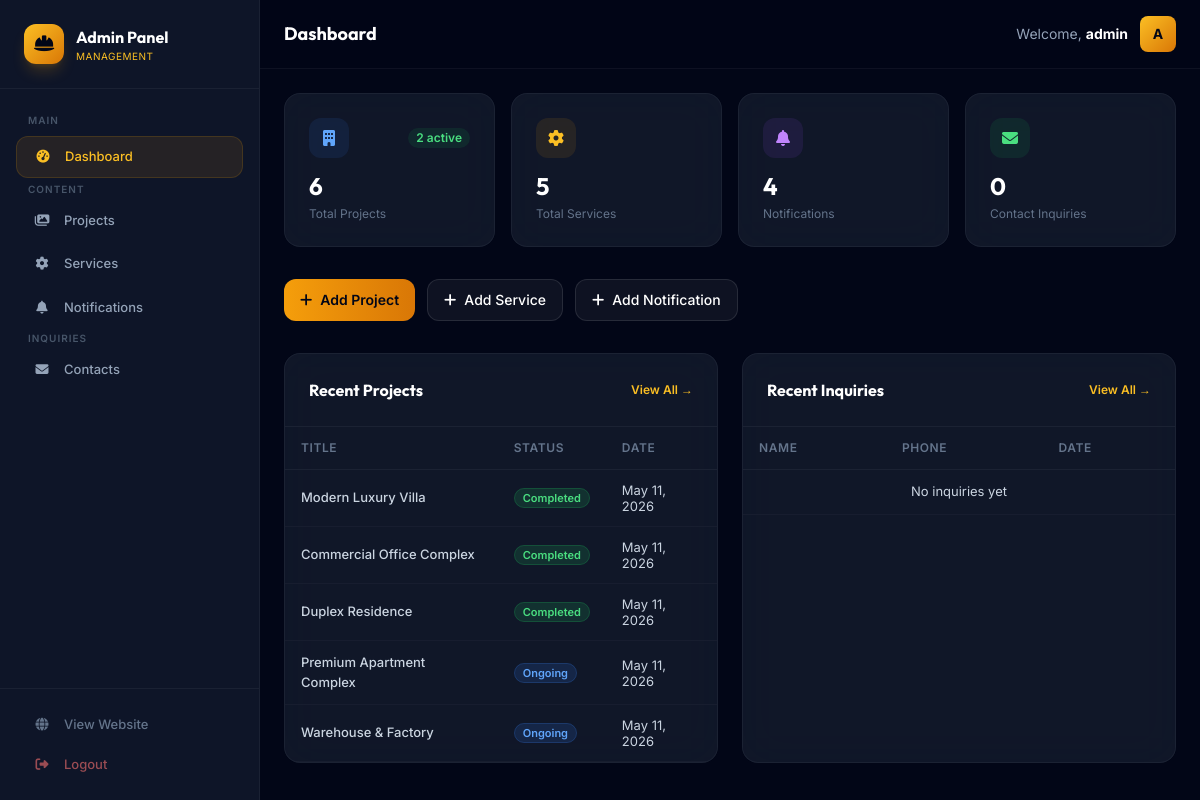
Page /admin/dashboard.php (signed in) on the committed database.
### tables this page shows
CREATE TABLE IF NOT EXISTS projects (
    id INT AUTO_INCREMENT PRIMARY KEY,
    title VARCHAR(255) NOT NULL,
    slug VARCHAR(255) NOT NULL UNIQUE,
    client_name VARCHAR(150) DEFAULT NULL,
    location VARCHAR(255) DEFAULT NULL,
    budget VARCHAR(100) DEFAULT NULL,
    square_feet VARCHAR(100) DEFAULT NULL,
    status ENUM('ongoing','completed','upcoming','on_hold') DEFAULT 'upcoming',
    description TEXT,
    testimonial TEXT,
    rating INT DEFAULT 5,
    video VARCHAR(500) DEFAULT NULL,
    start_date DATE DEFAULT NULL,
    end_date DATE DEFAULT NULL,
    featured TINYINT(1) DEFAULT 0,
    created_at TIMESTAMP DEFAULT CURRENT_TIMESTAMP
);

### includes/auth.php (called while the page is built, shortened)
<?php
function getAdminUsername() {
    return $_SESSION['admin_username'] ?? 'Admin';
}
?>

### includes/db.php (called while the page is built, shortened)
<?php
function sanitize($data) {
    return htmlspecialchars(strip_tags(trim($data)), ENT_QUOTES, 'UTF-8');
}
?>

### admin/dashboard.php (the view, shortened to what this page needs)
<?php
require_once __DIR__ . '/../includes/db.php';
require_once __DIR__ . '/../includes/auth.php';
$adminPageTitle = 'Dashboard';
$totalProjects = $pdo->query("SELECT COUNT(*) FROM projects")->fetchColumn();
$totalServices = $pdo->query("SELECT COUNT(*) FROM services")->fetchColumn();
$totalNotifs = $pdo->query("SELECT COUNT(*) FROM notifications")->fetchColumn();
$totalContacts = $pdo->query("SELECT COUNT(*) FROM contacts")->fetchColumn();
$ongoingProjects = $pdo->query("SELECT COUNT(*) FROM projects WHERE status = 'ongoing'")->fetchColumn();
$recentProjects = $pdo->query("SELECT * FROM projects ORDER BY created_at DESC LIMIT 5")->fetchAll();
$recentContacts = $pdo->query("SELECT * FROM contacts ORDER BY created_at DESC LIMIT 5")->fetchAll();
include __DIR__ . '/includes/admin_header.php';
include __DIR__ . '/includes/admin_sidebar.php';
?>
<div class="grid grid-cols-1 sm:grid-cols-2 lg:grid-cols-4 gap-4 mb-8">
    <div class="admin-stat-card">
        <div class="flex items-center justify-between mb-3">
            <div class="w-10 h-10 rounded-xl bg-blue-500/10 flex items-center justify-center"><i class="fa-solid fa-building text-blue-400"></i></div>
            <span class="text-xs font-semibold text-green-400 bg-green-500/10 px-2 py-0.5 rounded-full"><?= $ongoingProjects ?> active</span>
        </div>
        <p class="text-2xl font-heading font-bold text-white"><?= $totalProjects ?></p>
        <p class="text-dark-500 text-xs mt-1">Total Projects</p>
    </div>
    <div class="admin-stat-card">
        <div class="flex items-center justify-between mb-3">
            <div class="w-10 h-10 rounded-xl bg-primary-500/10 flex items-center justify-center"><i class="fa-solid fa-gear text-primary-400"></i></div>
        </div>
        <p class="text-2xl font-heading font-bold text-white"><?= $totalServices ?></p>
        <p class="text-dark-500 text-xs mt-1">Total Services</p>
    </div>
    <div class="admin-stat-card">
        <div class="flex items-center justify-between mb-3">
            <div class="w-10 h-10 rounded-xl bg-purple-500/10 flex items-center justify-center"><i class="fa-solid fa-bell text-purple-400"></i></div>
        </div>
        <p class="text-2xl font-heading font-bold text-white"><?= $totalNotifs ?></p>
        <p class="text-dark-500 text-xs mt-1">Notifications</p>
    </div>
    <div class="admin-stat-card">
        <div class="flex items-center justify-between mb-3">
            <div class="w-10 h-10 rounded-xl bg-green-500/10 flex items-center justify-center"><i class="fa-solid fa-envelope text-green-400"></i></div>
        </div>
        <p class="text-2xl font-heading font-bold text-white"><?= $totalContacts ?></p>
        <p class="text-dark-500 text-xs mt-1">Contact Inquiries</p>
    </div>
</div>
<div class="flex flex-wrap gap-3 mb-8">
    <a href="<?= SITE_URL ?>/admin/projects/add.php" class="inline-flex items-center gap-2 bg-gradient-to-r from-primary-500 to-primary-600 text-dark-950 px-4 py-2.5 rounded-xl text-sm font-semibold hover:shadow-lg hover:shadow-primary-500/20 transition-all">
        <i class="fa-solid fa-plus"></i> Add Project
    </a>
    <a href="<?= SITE_URL ?>/admin/services/add.php" class="inline-flex items-center gap-2 bg-white/5 border border-white/10 text-white px-4 py-2.5 rounded-xl text-sm font-medium hover:bg-white/10 transition-all">
        <i class="fa-solid fa-plus"></i> Add Service
    </a>
    <a href="<?= SITE_URL ?>/admin/notifications/add.php" class="inline-flex items-center gap-2 bg-white/5 border border-white/10 text-white px-4 py-2.5 rounded-xl text-sm font-medium hover:bg-white/10 transition-all">
        <i class="fa-solid fa-plus"></i> Add Notification
    </a>
</div>
<div class="grid grid-cols-1 lg:grid-cols-2 gap-6">
    <div class="glass-card overflow-hidden">
        <div class="p-6 border-b border-white/5 flex items-center justify-between">
            <h3 class="font-heading font-bold text-white">Recent Projects</h3>
            <a href="<?= SITE_URL ?>/admin/projects/" class="text-primary-400 text-xs font-semibold hover:text-primary-300">View All →</a>
        </div>
        <div class="overflow-x-auto">
            <table class="admin-table">
                <thead><tr><th>Title</th><th>Status</th><th>Date</th></tr></thead>
                <tbody>
                    <?php foreach($recentProjects as $p): ?>
                    <tr>
                        <td class="font-medium text-white"><?= sanitize($p['title']) ?></td>
                        <td><span class="badge-<?= $p['status'] ?> text-[11px] font-semibold px-2 py-0.5 rounded-full"><?= ucfirst(str_replace('_',' ',$p['status'])) ?></span></td>
                        <td class="text-dark-500 text-xs"><?= date('M d, Y', strtotime($p['created_at'])) ?></td>
                    </tr>
                    <?php endforeach; ?>
                </tbody>
            </table>
        </div>
    </div>
    <div class="glass-card overflow-hidden">
        <div class="p-6 border-b border-white/5 flex items-center justify-between">
            <h3 class="font-heading font-bold text-white">Recent Inquiries</h3>
            <a href="<?= SITE_URL ?>/admin/contacts/" class="text-primary-400 text-xs font-semibold hover:text-primary-300">View All →</a>
        </div>
        <div class="overflow-x-auto">
            <table class="admin-table">
                <thead><tr><th>Name</th><th>Phone</th><th>Date</th></tr></thead>
                <tbody>
                    <?php if (empty($recentContacts)): ?><tr><td colspan="3" class="text-center text-dark-500 py-6">No inquiries yet</td></tr><?php endif; ?>
                </tbody>
            </table>
        </div>
    </div>
</div>
</main></div>
</body></html>

### admin/includes/admin_header.php (shortened to what this page needs)
<!DOCTYPE html>
<html lang="en">
<head>
    <script src="https://cdn.tailwindcss.com"></script>
    <link rel="stylesheet" href="https://cdnjs.cloudflare.com/ajax/libs/font-awesome/6.5.1/css/all.min.css">
    <link rel="stylesheet" href="<?= SITE_URL ?>/assets/css/style.css">
</head>
<body class="bg-dark-950 text-white font-body antialiased">

### admin/includes/admin_sidebar.php (shortened to what this page needs)
<?php
$adminPage = basename($_SERVER['PHP_SELF'], '.php');
$adminDir = basename(dirname($_SERVER['PHP_SELF']));
?>
<aside id="admin-sidebar" class="admin-sidebar fixed top-0 left-0 h-full bg-dark-900/95 backdrop-blur-xl border-r border-white/5 flex flex-col z-50">
    <div class="p-6 border-b border-white/5">
        <a href="<?= SITE_URL ?>/admin/dashboard.php" class="flex items-center gap-3">
            <div class="w-10 h-10 bg-gradient-to-br from-primary-400 to-primary-600 rounded-xl flex items-center justify-center shadow-lg shadow-primary-500/20">
                <i class="fa-solid fa-helmet-safety text-dark-950 text-lg"></i>
            </div>
            <div>
                <span class="text-base font-heading font-bold text-white">Admin Panel</span>
                <span class="block text-[10px] text-primary-400 tracking-wider">MANAGEMENT</span>
            </div>
        </a>
    </div>
    <nav class="flex-1 p-4 space-y-1 overflow-y-auto">
        <p class="text-dark-600 text-[10px] font-semibold uppercase tracking-widest px-3 mb-2 mt-2">Main</p>
        <a href="<?= SITE_URL ?>/admin/dashboard.php" class="admin-nav-link <?= $adminPage == 'dashboard' ? 'active' : '' ?>">
            <i class="fa-solid fa-gauge-high w-5 text-center"></i> Dashboard
        </a>
        <p class="text-dark-600 text-[10px] font-semibold uppercase tracking-widest px-3 mb-2 mt-6">Content</p>
        <a href="<?= SITE_URL ?>/admin/projects/" class="admin-nav-link <?= $adminDir == 'projects' ? 'active' : '' ?>">
            <i class="fa-solid fa-images w-5 text-center"></i> Projects
        </a>
        <a href="<?= SITE_URL ?>/admin/services/" class="admin-nav-link <?= $adminDir == 'services' ? 'active' : '' ?>">
            <i class="fa-solid fa-gear w-5 text-center"></i> Services
        </a>
        <a href="<?= SITE_URL ?>/admin/notifications/" class="admin-nav-link <?= $adminDir == 'notifications' ? 'active' : '' ?>">
            <i class="fa-solid fa-bell w-5 text-center"></i> Notifications
        </a>
        <p class="text-dark-600 text-[10px] font-semibold uppercase tracking-widest px-3 mb-2 mt-6">Inquiries</p>
        <a href="<?= SITE_URL ?>/admin/contacts/" class="admin-nav-link <?= $adminDir == 'contacts' ? 'active' : '' ?>">
            <i class="fa-solid fa-envelope w-5 text-center"></i> Contacts
        </a>
    </nav>
    <div class="p-4 border-t border-white/5">
        <a href="<?= SITE_URL ?>" target="_blank" class="admin-nav-link text-dark-500 hover:text-primary-400">
            <i class="fa-solid fa-globe w-5 text-center"></i> View Website
        </a>
        <a href="<?= SITE_URL ?>/admin/logout.php" class="admin-nav-link text-red-400/60 hover:text-red-400 hover:bg-red-500/5">
            <i class="fa-solid fa-right-from-bracket w-5 text-center"></i> Logout
        </a>
    </div>
</aside>
<div class="admin-content min-h-screen">
    <header class="sticky top-0 z-30 bg-dark-950/80 backdrop-blur-xl border-b border-white/5 px-6 py-4 flex items-center justify-between">
        <div class="flex items-center gap-4">
            <h1 class="font-heading font-bold text-white text-lg"><?= $adminPageTitle ?? 'Dashboard' ?></h1>
        </div>
        <div class="flex items-center gap-3">
            <span class="text-dark-400 text-sm hidden sm:block">Welcome, <strong class="text-white"><?= getAdminUsername() ?></strong></span>
            <div class="w-9 h-9 rounded-lg bg-gradient-to-br from-primary-400 to-primary-600 flex items-center justify-center text-dark-950 font-bold text-sm">
                <?= strtoupper(substr(getAdminUsername(), 0, 1)) ?>
            </div>
        </div>
    </header>
    <main class="p-6">

### assets/css/style.css (style rules this page uses)
*, *::before, *::after { box-sizing: border-box; }
.hidden { display: none !important; }
.flex { display: flex; }
.inline-flex { display: inline-flex; }
.grid { display: grid; }
.block { display: block; }
.items-center { align-items: center; }
.justify-center { justify-content: center; }
.justify-between { justify-content: space-between; }
.flex-col { flex-direction: column; }
.flex-wrap { flex-wrap: wrap; }
.flex-1 { flex: 1 1 0%; }
.gap-2 { gap: 0.5rem; }
.gap-3 { gap: 0.75rem; }
.gap-4 { gap: 1rem; }
.gap-6 { gap: 1.5rem; }
.fixed { position: fixed; }
.sticky { position: sticky; }
.top-0 { top: 0; }
.left-0 { left: 0; }
.z-50 { z-index: 50; }
.h-full { height: 100%; }
.w-5 { width: 1.25rem; }
.w-10 { width: 2.5rem; }
.h-10 { height: 2.5rem; }
.min-h-screen { min-height: 100vh; }
.overflow-hidden { overflow: hidden; }
.text-center { text-align: center; }
.text-white { color: #fff; }
.text-xs { font-size: 0.75rem; line-height: 1rem; }
.text-sm { font-size: 0.875rem; line-height: 1.25rem; }
.text-base { font-size: 1rem; line-height: 1.5rem; }
.text-lg { font-size: 1.125rem; line-height: 1.75rem; }
.text-2xl { font-size: 1.5rem; line-height: 2rem; }
.font-medium { font-weight: 500; }
.font-semibold { font-weight: 600; }
.font-bold { font-weight: 700; }
.font-heading { font-family: 'Outfit', sans-serif; }
.font-body { font-family: 'Inter', sans-serif; }
.tracking-wider { letter-spacing: 0.05em; }
.tracking-widest { letter-spacing: 0.1em; }
.uppercase { text-transform: uppercase; }
.antialiased { -webkit-font-smoothing: antialiased; -moz-osx-font-smoothing: grayscale; }
.rounded-full { border-radius: 9999px; }
.rounded-xl { border-radius: 0.75rem; }
.rounded-lg { border-radius: 0.5rem; }
.p-4 { padding: 1rem; }
.p-6 { padding: 1.5rem; }
.px-3 { padding-left: 0.75rem; padding-right: 0.75rem; }
.px-4 { padding-left: 1rem; padding-right: 1rem; }
.px-6 { padding-left: 1.5rem; padding-right: 1.5rem; }
.py-2\.5 { padding-top: 0.625rem; padding-bottom: 0.625rem; }
.py-4 { padding-top: 1rem; padding-bottom: 1rem; }
.mb-2 { margin-bottom: 0.5rem; }
.mb-3 { margin-bottom: 0.75rem; }
.mt-1 { margin-top: 0.25rem; }
.mt-2 { margin-top: 0.5rem; }
.mt-6 { margin-top: 1.5rem; }
.border { border-width: 1px; border-style: solid; }
.border-t { border-top-width: 1px; border-top-style: solid; }
.transition-all { transition: all 0.3s ease; }
.text-dark-400 { color: #94a3b8; }
.text-dark-500 { color: #64748b; }
.text-dark-600 { color: #475569; }
.text-primary-400 { color: #fbbf24; }
.text-dark-950 { color: #020617; }
.text-green-400 { color: #4ade80; }
.text-\[10px\] { font-size: 10px; }
.bg-dark-950 { background-color: #020617; }
.bg-white\/5 { background-color: rgba(255, 255, 255, 0.05); }
.bg-primary-500\/10 { background-color: rgba(245, 158, 11, 0.1); }
.bg-green-500\/10 { background-color: rgba(34, 197, 94, 0.1); }
.border-white\/5 { border-color: rgba(255, 255, 255, 0.05); }
.border-white\/10 { border-color: rgba(255, 255, 255, 0.1); }
.shadow-lg { box-shadow: 0 10px 15px -3px rgba(0,0,0,0.1), 0 4px 6px -4px rgba(0,0,0,0.1); }
.bg-gradient-to-r { background-image: linear-gradient(to right, var(--tw-gradient-stops)); }
.bg-gradient-to-br { background-image: linear-gradient(to bottom right, var(--tw-gradient-stops)); }
.from-primary-400 { --tw-gradient-from: #fbbf24; --tw-gradient-stops: #fbbf24, var(--tw-gradient-to, rgba(251, 191, 36, 0)); }
.from-primary-500 { --tw-gradient-from: #f59e0b; --tw-gradient-stops: #f59e0b, var(--tw-gradient-to, rgba(245, 158, 11, 0)); }
.to-primary-600 { --tw-gradient-to: #d97706; }
.grid-cols-1 { grid-template-columns: repeat(1, minmax(0, 1fr)); }
@media (min-width: 640px) { .sm\:block { display: block !important; } }
@media (min-width: 640px) { .sm\:grid-cols-2 { grid-template-columns: repeat(2, minmax(0, 1fr)); } }
@media (min-width: 1024px) { .lg\:grid-cols-4 { grid-template-columns: repeat(4, minmax(0, 1fr)); } }
.glass-card { background: rgba(30, 41, 59, 0.5); backdrop-filter: blur(20px); -webkit-backdrop-filter: blur(20px); border: 1px solid rgba(255, 255, 255, 0.05); border-radius: 1rem; transition: all 0.4s cubic-bezier(0.4, 0, 0.2, 1); }
.badge-completed { background: rgba(34, 197, 94, 0.15); color: #4ade80; border: 1px solid rgba(34, 197, 94, 0.2); }
.badge-ongoing { background: rgba(59, 130, 246, 0.15); color: #60a5fa; border: 1px solid rgba(59, 130, 246, 0.2); }
body, body * { transition: background-color 0.4s ease, color 0.3s ease, border-color 0.3s ease, box-shadow 0.3s ease; }

### rows in the picture
projects: title "Modern Luxury Villa", status "Completed", created_at "May 11, 2026"
projects: title "Commercial Office Complex", status "Completed", created_at "May 11, 2026"
projects: title "Duplex Residence", status "Completed", created_at "May 11, 2026"
projects: title "Premium Apartment Complex", status "Ongoing", created_at "May 11, 2026"
projects: title "Warehouse & Factory", status "Ongoing", created_at "May 11, 2026"

### other values in the picture
$adminPageTitle "Dashboard"
getAdminUsername() "admin"
substr(getAdminUsername(), 0, 1) "A"
$ongoingProjects "2"
$totalProjects "6"
$totalServices "5"
$totalNotifs "4"
$totalContacts "0"
